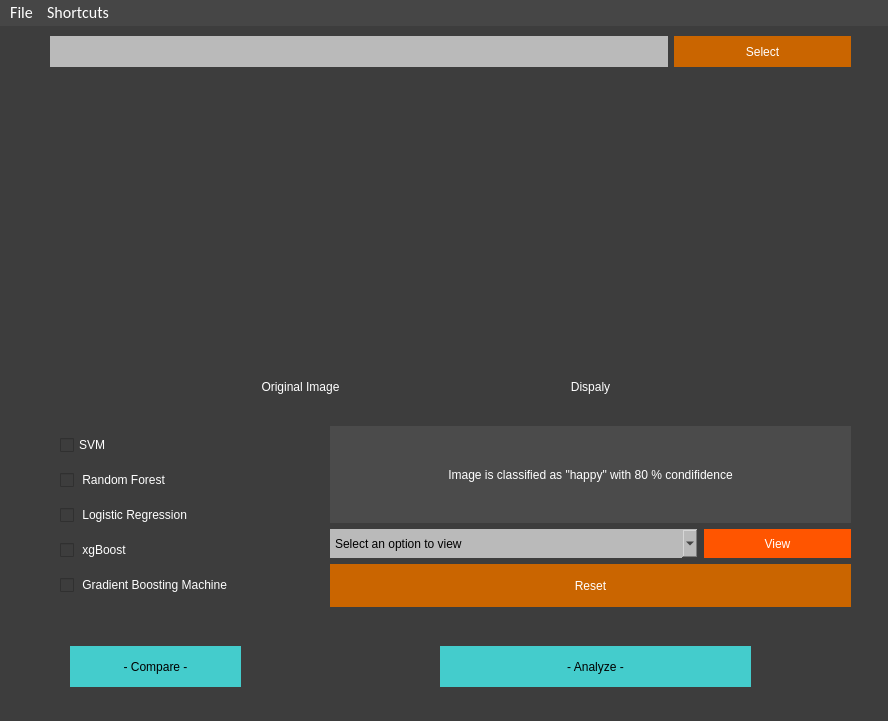
<?xml version="1.0" encoding="UTF-8"?>
<ui version="4.0">
 <class>Main</class>
 <widget class="QMainWindow" name="Main">
  <property name="geometry">
   <rect>
    <x>0</x>
    <y>0</y>
    <width>888</width>
    <height>721</height>
   </rect>
  </property>
  <property name="sizePolicy">
   <sizepolicy hsizetype="Preferred" vsizetype="Preferred">
    <horstretch>0</horstretch>
    <verstretch>0</verstretch>
   </sizepolicy>
  </property>
  <property name="windowTitle">
   <string>Emotion classifier</string>
  </property>
  <property name="windowIcon">
   <iconset>
    <normaloff>icon2.png</normaloff>icon2.png</iconset>
  </property>
  <property name="styleSheet">
   <string notr="true">background-color: rgb(61, 61, 61);</string>
  </property>
  <property name="toolButtonStyle">
   <enum>Qt::ToolButtonTextOnly</enum>
  </property>
  <widget class="QWidget" name="centralwidget">
   <widget class="QWidget" name="horizontalLayoutWidget">
    <property name="geometry">
     <rect>
      <x>50</x>
      <y>10</y>
      <width>801</width>
      <height>31</height>
     </rect>
    </property>
    <layout class="QHBoxLayout" name="horizontalLayout">
     <item>
      <widget class="QLabel" name="labelpath">
       <property name="sizePolicy">
        <sizepolicy hsizetype="Preferred" vsizetype="Preferred">
         <horstretch>35</horstretch>
         <verstretch>0</verstretch>
        </sizepolicy>
       </property>
       <property name="sizeIncrement">
        <size>
         <width>0</width>
         <height>0</height>
        </size>
       </property>
       <property name="font">
        <font>
         <family>Calibri</family>
         <pointsize>12</pointsize>
         <weight>50</weight>
         <italic>false</italic>
         <bold>false</bold>
        </font>
       </property>
       <property name="styleSheet">
        <string notr="true">border-color: rgb(0, 0, 0);
border-radius:40px;

font: 12pt &quot;Calibri&quot;;
color: rgb(0, 0, 0);
background-color: rgb(186, 186, 186);

</string>
       </property>
       <property name="lineWidth">
        <number>1</number>
       </property>
       <property name="text">
        <string/>
       </property>
       <property name="textFormat">
        <enum>Qt::AutoText</enum>
       </property>
       <property name="scaledContents">
        <bool>false</bool>
       </property>
       <property name="margin">
        <number>0</number>
       </property>
       <property name="indent">
        <number>25</number>
       </property>
      </widget>
     </item>
     <item>
      <widget class="QPushButton" name="buttonselect">
       <property name="sizePolicy">
        <sizepolicy hsizetype="Preferred" vsizetype="Preferred">
         <horstretch>10</horstretch>
         <verstretch>0</verstretch>
        </sizepolicy>
       </property>
       <property name="styleSheet">
        <string notr="true">QPushButton{
	font: 14pt &quot;Calibri&quot;;
	color: rgb(255, 255, 255);
	background-color: rgb(170, 85, 0);
	background-color: rgb(202, 101, 0);
	border-radius:30px;
}

QPushButton:hover{
	color: rgb(61, 61, 61);
	background-color: rgb(238, 238, 238);
	background-color: rgb(0, 175, 0);
}
</string>
       </property>
       <property name="text">
        <string>Select</string>
       </property>
      </widget>
     </item>
    </layout>
   </widget>
   <widget class="QWidget" name="verticalLayoutWidget">
    <property name="geometry">
     <rect>
      <x>60</x>
      <y>400</y>
      <width>238</width>
      <height>181</height>
     </rect>
    </property>
    <layout class="QVBoxLayout" name="verticalLayout">
     <item>
      <widget class="QCheckBox" name="box1">
       <property name="styleSheet">
        <string notr="true">font: 14pt &quot;Calibri&quot;;
color: rgb(255, 255, 255);</string>
       </property>
       <property name="text">
        <string>SVM</string>
       </property>
       <property name="checked">
        <bool>false</bool>
       </property>
      </widget>
     </item>
     <item>
      <widget class="QCheckBox" name="box2">
       <property name="styleSheet">
        <string notr="true">font: 14pt &quot;Calibri&quot;;
color: rgb(255, 255, 255);</string>
       </property>
       <property name="text">
        <string> Random Forest</string>
       </property>
      </widget>
     </item>
     <item>
      <widget class="QCheckBox" name="box3">
       <property name="styleSheet">
        <string notr="true">font: 14pt &quot;Calibri&quot;;
color: rgb(255, 255, 255);</string>
       </property>
       <property name="text">
        <string> Logistic Regression</string>
       </property>
      </widget>
     </item>
     <item>
      <widget class="QCheckBox" name="box4">
       <property name="styleSheet">
        <string notr="true">font: 14pt &quot;Calibri&quot;;
color: rgb(255, 255, 255);</string>
       </property>
       <property name="text">
        <string> xgBoost</string>
       </property>
      </widget>
     </item>
     <item>
      <widget class="QCheckBox" name="box5">
       <property name="styleSheet">
        <string notr="true">font: 14pt &quot;Calibri&quot;;
color: rgb(255, 255, 255);</string>
       </property>
       <property name="text">
        <string> Gradient Boosting Machine</string>
       </property>
      </widget>
     </item>
    </layout>
   </widget>
   <widget class="QPushButton" name="buttoncompare">
    <property name="geometry">
     <rect>
      <x>70</x>
      <y>620</y>
      <width>171</width>
      <height>41</height>
     </rect>
    </property>
    <property name="sizePolicy">
     <sizepolicy hsizetype="Minimum" vsizetype="Preferred">
      <horstretch>0</horstretch>
      <verstretch>10</verstretch>
     </sizepolicy>
    </property>
    <property name="styleSheet">
     <string notr="true">QPushButton{
	font: 18pt &quot;Calibri&quot;;
	color: rgb(0, 0, 0);
	font: italic 18pt &quot;Times New Roman&quot;;

	background-color: rgb(68, 204, 204);

	border-radius:30px;
}

QPushButton:hover{
	color: rgb(61, 61, 61);
	background-color: rgb(255, 170, 127);

}
</string>
    </property>
    <property name="text">
     <string>- Compare -</string>
    </property>
   </widget>
   <widget class="QPushButton" name="buttonanalyze">
    <property name="geometry">
     <rect>
      <x>440</x>
      <y>620</y>
      <width>311</width>
      <height>41</height>
     </rect>
    </property>
    <property name="sizePolicy">
     <sizepolicy hsizetype="Minimum" vsizetype="Preferred">
      <horstretch>0</horstretch>
      <verstretch>10</verstretch>
     </sizepolicy>
    </property>
    <property name="styleSheet">
     <string notr="true">QPushButton{
	font: 18pt &quot;Calibri&quot;;
	color: rgb(0, 0, 0);
	font: italic 18pt &quot;Times New Roman&quot;;

	background-color: rgb(68, 204, 204);

	border-radius:30px;
}

QPushButton:hover{
	color: rgb(61, 61, 61);
	background-color: rgb(255, 170, 127);

}
</string>
    </property>
    <property name="text">
     <string>- Analyze -</string>
    </property>
   </widget>
   <widget class="QLabel" name="photo1">
    <property name="geometry">
     <rect>
      <x>180</x>
      <y>60</y>
      <width>241</width>
      <height>271</height>
     </rect>
    </property>
    <property name="sizePolicy">
     <sizepolicy hsizetype="Fixed" vsizetype="Fixed">
      <horstretch>0</horstretch>
      <verstretch>0</verstretch>
     </sizepolicy>
    </property>
    <property name="text">
     <string/>
    </property>
    <property name="pixmap">
     <pixmap>image2.jpg</pixmap>
    </property>
    <property name="scaledContents">
     <bool>true</bool>
    </property>
    <property name="alignment">
     <set>Qt::AlignCenter</set>
    </property>
   </widget>
   <widget class="QLabel" name="photo2">
    <property name="geometry">
     <rect>
      <x>470</x>
      <y>60</y>
      <width>241</width>
      <height>271</height>
     </rect>
    </property>
    <property name="sizePolicy">
     <sizepolicy hsizetype="Fixed" vsizetype="Fixed">
      <horstretch>0</horstretch>
      <verstretch>0</verstretch>
     </sizepolicy>
    </property>
    <property name="text">
     <string/>
    </property>
    <property name="pixmap">
     <pixmap>image2.jpg</pixmap>
    </property>
    <property name="scaledContents">
     <bool>true</bool>
    </property>
    <property name="alignment">
     <set>Qt::AlignCenter</set>
    </property>
   </widget>
   <widget class="QLabel" name="title1">
    <property name="geometry">
     <rect>
      <x>180</x>
      <y>350</y>
      <width>241</width>
      <height>21</height>
     </rect>
    </property>
    <property name="sizePolicy">
     <sizepolicy hsizetype="Fixed" vsizetype="Fixed">
      <horstretch>0</horstretch>
      <verstretch>0</verstretch>
     </sizepolicy>
    </property>
    <property name="styleSheet">
     <string notr="true">font: italic 14pt &quot;Times New Roman&quot;;
color: rgb(255, 255, 255);</string>
    </property>
    <property name="text">
     <string>Original Image</string>
    </property>
    <property name="alignment">
     <set>Qt::AlignCenter</set>
    </property>
    <property name="indent">
     <number>0</number>
    </property>
   </widget>
   <widget class="QLabel" name="title2">
    <property name="geometry">
     <rect>
      <x>470</x>
      <y>350</y>
      <width>241</width>
      <height>21</height>
     </rect>
    </property>
    <property name="sizePolicy">
     <sizepolicy hsizetype="Fixed" vsizetype="Fixed">
      <horstretch>0</horstretch>
      <verstretch>0</verstretch>
     </sizepolicy>
    </property>
    <property name="styleSheet">
     <string notr="true">font: italic 14pt &quot;Times New Roman&quot;;
color: rgb(255, 255, 255);</string>
    </property>
    <property name="text">
     <string>Dispaly</string>
    </property>
    <property name="alignment">
     <set>Qt::AlignCenter</set>
    </property>
    <property name="indent">
     <number>3</number>
    </property>
   </widget>
   <widget class="QWidget" name="gridLayoutWidget">
    <property name="geometry">
     <rect>
      <x>330</x>
      <y>400</y>
      <width>521</width>
      <height>181</height>
     </rect>
    </property>
    <layout class="QGridLayout" name="gridLayout">
     <item row="1" column="0">
      <widget class="QComboBox" name="outputselector">
       <property name="sizePolicy">
        <sizepolicy hsizetype="Expanding" vsizetype="Preferred">
         <horstretch>50</horstretch>
         <verstretch>10</verstretch>
        </sizepolicy>
       </property>
       <property name="styleSheet">
        <string notr="true">border-color: rgb(0, 0, 0);
border-radius:40px;

font: 12pt &quot;Calibri&quot;;
color: rgb(0, 0, 0);
background-color: rgb(186, 186, 186);

</string>
       </property>
       <item>
        <property name="text">
         <string>Select an option to view </string>
        </property>
       </item>
       <item>
        <property name="text">
         <string>Face Detection</string>
        </property>
       </item>
       <item>
        <property name="text">
         <string>ROI (Region of Interest)</string>
        </property>
       </item>
       <item>
        <property name="text">
         <string>Flipped Image</string>
        </property>
       </item>
       <item>
        <property name="text">
         <string>Ratated Image</string>
        </property>
       </item>
       <item>
        <property name="text">
         <string>Eroded Image</string>
        </property>
       </item>
       <item>
        <property name="text">
         <string>Subtracted Image</string>
        </property>
       </item>
      </widget>
     </item>
     <item row="1" column="1">
      <widget class="QPushButton" name="buttonview">
       <property name="sizePolicy">
        <sizepolicy hsizetype="Expanding" vsizetype="Preferred">
         <horstretch>20</horstretch>
         <verstretch>12</verstretch>
        </sizepolicy>
       </property>
       <property name="styleSheet">
        <string notr="true">QPushButton{
	font: 14pt &quot;Calibri&quot;;
	color: rgb(255, 255, 255);
	background-color: rgb(170, 85, 0);
	background-color: rgb(202, 101, 0);
	background-color: rgb(255, 85, 0);
	border-radius:30px;
}

QPushButton:hover{
	color: rgb(61, 61, 61);
	background-color: rgb(238, 238, 238);
	background-color: rgb(0, 175, 0);
}
</string>
       </property>
       <property name="text">
        <string>View</string>
       </property>
      </widget>
     </item>
     <item row="0" column="0" colspan="2">
      <widget class="QLabel" name="sentiment">
       <property name="sizePolicy">
        <sizepolicy hsizetype="Preferred" vsizetype="Preferred">
         <horstretch>0</horstretch>
         <verstretch>40</verstretch>
        </sizepolicy>
       </property>
       <property name="styleSheet">
        <string notr="true">background-color: rgb(75, 75, 75);
font: 16pt &quot;Calibri&quot;;
color: rgb(255, 255, 255);</string>
       </property>
       <property name="text">
        <string>Image is classified as &quot;happy&quot; with 80 % condifidence</string>
       </property>
       <property name="alignment">
        <set>Qt::AlignCenter</set>
       </property>
       <property name="indent">
        <number>0</number>
       </property>
      </widget>
     </item>
     <item row="2" column="0" colspan="2">
      <widget class="QPushButton" name="buttonreset">
       <property name="sizePolicy">
        <sizepolicy hsizetype="Preferred" vsizetype="Preferred">
         <horstretch>0</horstretch>
         <verstretch>18</verstretch>
        </sizepolicy>
       </property>
       <property name="styleSheet">
        <string notr="true">QPushButton{
	font: 14pt &quot;Calibri&quot;;
	color: rgb(255, 255, 255);
	background-color: rgb(170, 85, 0);
	background-color: rgb(202, 101, 0);
	border-radius:30px;
}

QPushButton:hover{
	color: rgb(61, 61, 61);
	background-color: rgb(238, 238, 238);
	background-color: rgb(0, 175, 0);
}
</string>
       </property>
       <property name="text">
        <string>Reset</string>
       </property>
      </widget>
     </item>
    </layout>
   </widget>
  </widget>
  <widget class="QMenuBar" name="menubar">
   <property name="geometry">
    <rect>
     <x>0</x>
     <y>0</y>
     <width>888</width>
     <height>25</height>
    </rect>
   </property>
   <property name="font">
    <font>
     <family>Calibri</family>
     <pointsize>12</pointsize>
    </font>
   </property>
   <property name="acceptDrops">
    <bool>true</bool>
   </property>
   <property name="layoutDirection">
    <enum>Qt::LeftToRight</enum>
   </property>
   <property name="styleSheet">
    <string notr="true">background-color: rgb(70, 70, 70);
color: rgb(255, 255, 255);
selection-color: rgb(255, 255, 0);
alternate-background-color: rgb(170, 255, 0);</string>
   </property>
   <property name="defaultUp">
    <bool>false</bool>
   </property>
   <property name="nativeMenuBar">
    <bool>true</bool>
   </property>
   <widget class="QMenu" name="bar_file">
    <property name="geometry">
     <rect>
      <x>269</x>
      <y>129</y>
      <width>135</width>
      <height>116</height>
     </rect>
    </property>
    <property name="sizePolicy">
     <sizepolicy hsizetype="Preferred" vsizetype="Preferred">
      <horstretch>0</horstretch>
      <verstretch>0</verstretch>
     </sizepolicy>
    </property>
    <property name="mouseTracking">
     <bool>true</bool>
    </property>
    <property name="acceptDrops">
     <bool>true</bool>
    </property>
    <property name="toolTipDuration">
     <number>-1</number>
    </property>
    <property name="styleSheet">
     <string notr="true">QMenu:hover{
color: rgb(0, 0, 0);
}
</string>
    </property>
    <property name="tearOffEnabled">
     <bool>false</bool>
    </property>
    <property name="title">
     <string>File</string>
    </property>
    <property name="separatorsCollapsible">
     <bool>false</bool>
    </property>
    <addaction name="bar_newfile"/>
    <addaction name="bar_reset"/>
    <addaction name="bar_exit"/>
   </widget>
   <widget class="QMenu" name="bar_shortcut">
    <property name="title">
     <string>Shortcuts</string>
    </property>
   </widget>
   <addaction name="bar_file"/>
   <addaction name="bar_shortcut"/>
  </widget>
  <widget class="QStatusBar" name="statusbar"/>
  <action name="actionasd_2">
   <property name="text">
    <string>asd</string>
   </property>
  </action>
  <action name="bar_reset">
   <property name="text">
    <string>Reset</string>
   </property>
   <property name="toolTip">
    <string>Reset window</string>
   </property>
   <property name="shortcut">
    <string>Ctrl+R</string>
   </property>
  </action>
  <action name="bar_exit">
   <property name="text">
    <string>Exit</string>
   </property>
   <property name="toolTip">
    <string extracomment="Exit">Exit</string>
   </property>
   <property name="shortcut">
    <string>Ctrl+E</string>
   </property>
  </action>
  <action name="bar_newfile">
   <property name="text">
    <string>New File</string>
   </property>
   <property name="toolTip">
    <string>To input an image file</string>
   </property>
   <property name="statusTip">
    <string/>
   </property>
   <property name="shortcut">
    <string>Ctrl+N</string>
   </property>
   <property name="shortcutContext">
    <enum>Qt::WidgetWithChildrenShortcut</enum>
   </property>
  </action>
 </widget>
 <resources/>
 <connections/>
</ui>
